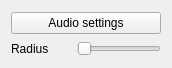
<?xml version="1.0" encoding="UTF-8"?>
<ui version="4.0">
 <class>SwirlCirclesAudio</class>
 <widget class="QWidget" name="SwirlCirclesAudio">
  <property name="geometry">
   <rect>
    <x>0</x>
    <y>0</y>
    <width>172</width>
    <height>68</height>
   </rect>
  </property>
  <layout class="QGridLayout" name="gridLayout" columnstretch="1,0">
   <item row="1" column="1">
    <widget class="QTooltipedSlider" name="radius">
     <property name="orientation">
      <enum>Qt::Horizontal</enum>
     </property>
    </widget>
   </item>
   <item row="1" column="0">
    <widget class="QLabel" name="label_5">
     <property name="text">
      <string>Radius</string>
     </property>
    </widget>
   </item>
   <item row="0" column="0" colspan="2">
    <widget class="QPushButton" name="audio_settings">
     <property name="text">
      <string>Audio settings</string>
     </property>
    </widget>
   </item>
  </layout>
 </widget>
 <customwidgets>
  <customwidget>
   <class>QTooltipedSlider</class>
   <extends>QSlider</extends>
   <header location="global">QTooltipedSlider.h</header>
  </customwidget>
 </customwidgets>
 <tabstops>
  <tabstop>audio_settings</tabstop>
  <tabstop>radius</tabstop>
 </tabstops>
 <resources/>
 <connections/>
</ui>
